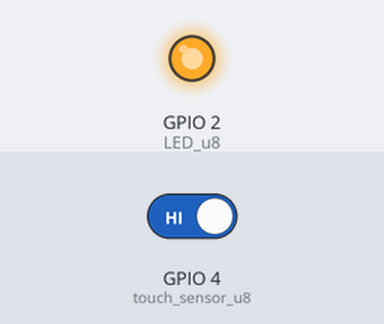
A sketch run on a simulated ESP32. On the bench: output pins drawn as LEDs (lit = HIGH). Inputs (shaded band) come from the test bench; at power-on: GPIO 4 (touch_sensor_u8) HIGH. What the sketch prints to the serial monitor is not drawn.

Above: at 0.1 s.
Timing chart, 0 to 1.6 s (numbered marks = the images above):
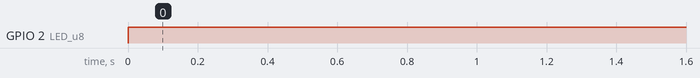

Measured:
- by itself, GPIO 2 (LED_u8): LOW → HIGH at 0.00 s

The sketch:

internal_touch_sensor.ino
```cpp
#define touch_sensor_u8 4
#define LED_u8  2
#define  max_u16 150
void setup() {
  Serial.begin(9600);
  Serial.println("Internal Touch Sensor ");
  pinMode(LED_u8, OUTPUT);
}
void loop()
{
  uint16_t val_u16 = touchRead(touch_sensor_u8);
  if(max_u16 > val_u16)
  {
    digitalWrite(LED_u8, HIGH);
  }
  else
  {
    digitalWrite(LED_u8, LOW);
  }
}
```
